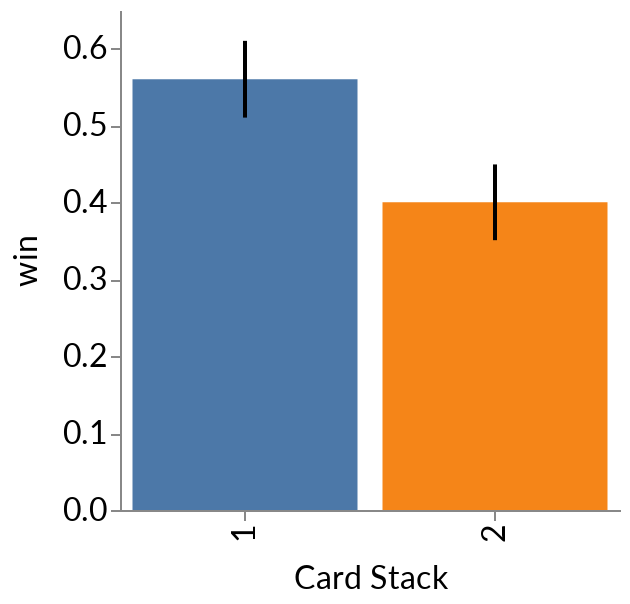

Write notebook code for a chart like this one.
### Markdown cell above
### An bigger experiment (100 cards)

- The **error bars don't overlap**
- We can say the difference is **statistically significant**
- We can be very certain that stack 1 has more wins

### Code cell
plot_experiment_bars_with_errors(data=data, n_card_pairs=n_card_pairs, n_card_pairs_init=100, n_repeats=n_repeats)

### Figure 1 — Vega-Lite specification as saved in the notebook (floating-point values rounded to 4 significant figures; data arrays with more than 128 entries replaced by an {"elided": "..."} marker saying what was removed)
{"config": {"title": {"fontSize": 24.0, "font": ["Lato", "Helvetica Neue", "Helvetica", "Arial", "Sans Serif"], "fontWeight": "normal"}, "axisX": {"labelFont": ["Lato", "Helvetica Neue", "Helvetica", "Arial", "Sans Serif"], "labelFontSize": 16, "titleFont": ["Lato", "Helvetica Neue", "Helvetica", "Arial", "Sans Serif"], "titleFontSize": 16, "titleFontWeight": "normal", "titlePadding": 10}, "axisY": {"labelFont": ["Lato", "Helvetica Neue", "Helvetica", "Arial", "Sans Serif"], "labelFontSize": 16, "titleFont": ["Lato", "Helvetica Neue", "Helvetica", "Arial", "Sans Serif"], "titleFontSize": 16, "titleFontWeight": "normal", "titlePadding": 10}, "legend": {"labelFont": ["Lato", "Helvetica Neue", "Helvetica", "Arial", "Sans Serif"], "labelFontSize": 16, "titleFont": ["Lato", "Helvetica Neue", "Helvetica", "Arial", "Sans Serif"], "titleFontSize": 16, "titleFontWeight": "normal"}, "text": {"font": ["Lato", "Helvetica Neue", "Helvetica", "Arial", "Sans Serif"], "fontSize": 14.4}, "axis": {"grid": false}, "view": {"strokeWidth": 0}}, "layer": [{"mark": "bar", "encoding": {"color": {"type": "nominal", "field": "stack", "legend": null}, "x": {"type": "nominal", "field": "stack", "title": "Card Stack"}, "y": {"type": "quantitative", "aggregate": "mean", "field": "win"}}, "selection": {"selector005": {"type": "single", "bind": {"input": "range", "min": 1, "max": 100, "step": 1, "name": "Card pairs per experiment: "}, "init": {"card_pair": 100}}, "selector006": {"type": "single", "bind": {"input": "range", "min": 1, "max": 50, "step": 1, "name": "Select experiment: "}, "init": {"experiment": 1}}}, "transform": [{"filter": "((toNumber(datum.card_pair) <= toNumber(selector005.card_pair)) && (toNumber(datum.experiment) === toNumber(selector006.experiment)))"}]}, {"mark": {"type": "errorbar", "extent": "stderr", "rule": {"size": 2}}, "encoding": {"x": {"type": "nominal", "field": "stack"}, "y": {"type": "quantitative", "field": "win"}}, "selection": {"selector005": {"type": "single", "bind": {"input": "range", "min": 1, "max": 100, "step": 1, "name": "Card pairs per experiment: "}, "init": {"card_pair": 100}}, "selector006": {"type": "single", "bind": {"input": "range", "min": 1, "max": 50, "step": 1, "name": "Select experiment: "}, "init": {"experiment": 1}}}, "transform": [{"filter": "((toNumber(datum.card_pair) <= toNumber(selector005.card_pair)) && (toNumber(datum.experiment) === toNumber(selector006.experiment)))"}]}], "data": {"name": "data-683f7413d38cbe7e81534b1def1e6668"}, "height": 250, "width": 250, "$schema": "https://vega.github.io/schema/vega-lite/v4.8.1.json", "datasets": {"data-683f7413d38cbe7e81534b1def1e6668": {"elided": "10000 records"}}}
